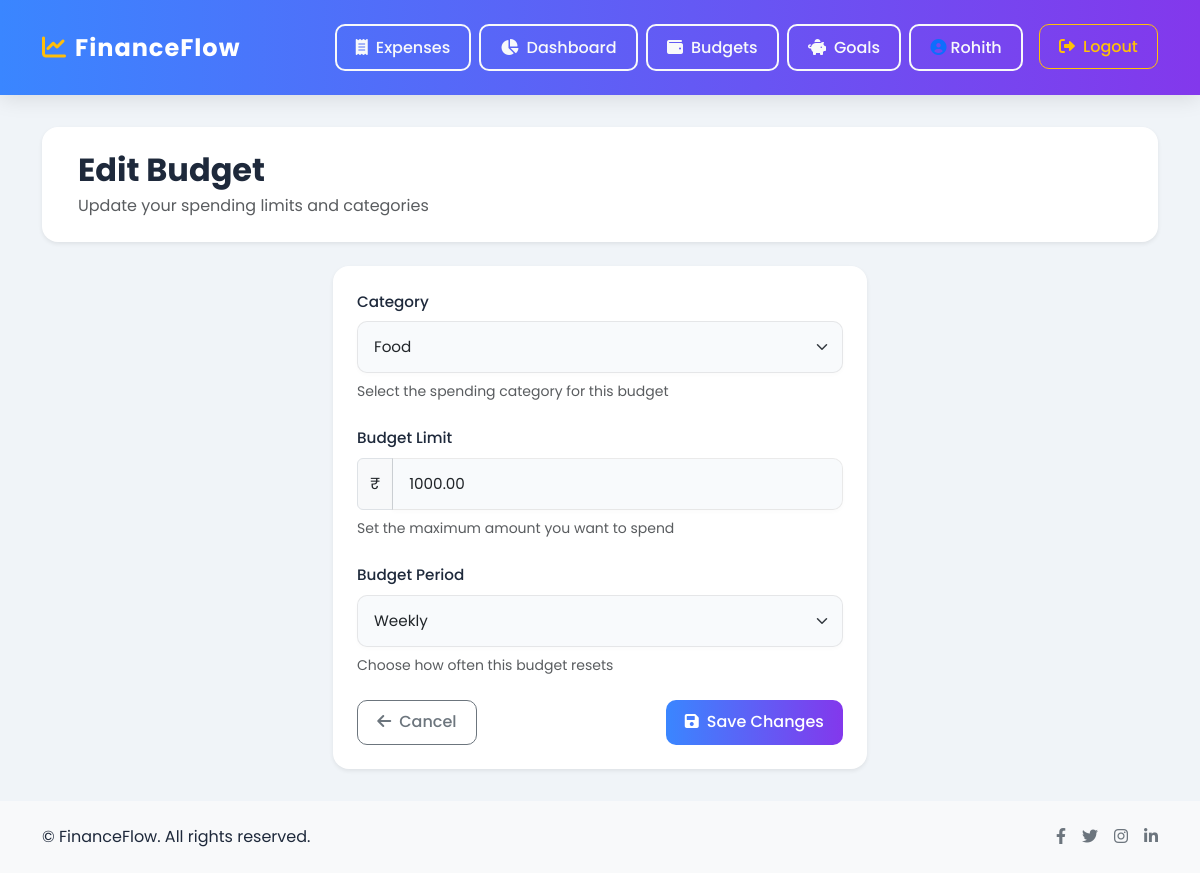
/budgets/edit/4/ (signed in), run on the app's committed database.
### users/models.py (models this page shows)
class CustomUser(AbstractUser):
    preferred_currency = models.CharField(max_length=10, default='INR')

### budgets/models.py (models this page shows)
class Budget(models.Model):
    user = models.ForeignKey(CustomUser, on_delete=models.CASCADE)
    category = models.CharField(max_length=50)
    limit = models.DecimalField(max_digits=10, decimal_places=2)
    period = models.CharField(max_length=10, choices=[('Monthly', 'Monthly'), ('Weekly', 'Weekly')])
    created_at = models.DateTimeField(auto_now_add=True)

### budgets/views.py (the view)
# urls.py: path('edit/<int:budget_id>/', views.edit_budget, name='edit_budget'),
@login_required
def edit_budget(request, budget_id):
    budget = get_object_or_404(Budget, id=budget_id, user=request.user)
    if request.method == 'POST':
        form = BudgetForm(request.POST, instance=budget)
        if form.is_valid():
            form.save()
            return redirect('view_budgets')
    else:
        form = BudgetForm(instance=budget)
    return render(request, 'budgets/edit.html', {'form': form, 'budget': budget})

### budgets/forms.py
class BudgetForm(forms.ModelForm):
    class Meta:
        model = Budget
        fields = ['category', 'limit', 'period']

### expenses/templatetags/expense_filters.py (called while the page is built)
@register.filter(name='add_class')
def add_class(field, css_class):
    return field.as_widget(attrs={"class": css_class})

### templates/budgets/edit.html (shortened to what this page needs)
{% extends 'base.html' %}
{% load expense_filters %}
{% block content %}
<div class="animate__animated animate__fadeIn">
    <div class="bg-white rounded-4 shadow-sm p-4 mb-4">
        <div class="container">
            <div class="d-flex flex-column flex-md-row justify-content-between align-items-md-center">
                <div class="mb-3 mb-md-0">
                    <h1 class="h2 fw-bold mb-1">Edit Budget</h1>
                    <p class="text-muted mb-0">Update your spending limits and categories</p>
                </div>
            </div>
        </div>
    </div>
    <div class="container">
        <div class="row justify-content-center">
            <div class="col-md-8 col-lg-6 animate__animated animate__fadeInUp">
                <div class="card border-0 shadow-sm">
                    <div class="card-body p-4">
                        <form method="post">
                            <div class="mb-4">
                                <label for="{{ form.category.id_for_label }}" class="form-label fw-medium">Category</label>
                                {{ form.category|add_class:"form-select" }}
                                <div class="form-text text-muted">Select the spending category for this budget</div>
                            </div>
                            <div class="mb-4">
                                <label for="{{ form.limit.id_for_label }}" class="form-label fw-medium">Budget Limit</label>
                                <div class="input-group">
                                    <span class="input-group-text">₹</span>
                                    {{ form.limit|add_class:"form-control" }}
                                </div>
                                <div class="form-text text-muted">Set the maximum amount you want to spend</div>
                            </div>
                            <div class="mb-4">
                                <label for="{{ form.period.id_for_label }}" class="form-label fw-medium">Budget Period</label>
                                {{ form.period|add_class:"form-select" }}
                                <div class="form-text text-muted">Choose how often this budget resets</div>
                            </div>
                            <div class="d-flex justify-content-between">
                                <a href="{% url 'view_budgets' %}" class="btn btn-outline-secondary">
                                    <i class="fas fa-arrow-left me-2"></i>Cancel
                                </a>
                                <button type="submit" class="btn btn-primary">
                                    <i class="fas fa-save me-2"></i>Save Changes
                                </button>
                            </div>
                        </form>
                    </div>
                </div>
            </div>
        </div>
    </div>
</div>
{% endblock %}

### templates/base.html (shortened to what this page needs)
<!DOCTYPE html>
<html lang="en">
<head>
    <link rel="stylesheet" href="https://cdn.jsdelivr.net/npm/bootstrap@5.3.2/dist/css/bootstrap.min.css">
    <link rel="stylesheet" href="https://cdnjs.cloudflare.com/ajax/libs/animate.css/4.1.1/animate.min.css">
    <link href="https://cdnjs.cloudflare.com/ajax/libs/font-awesome/6.0.0/css/all.min.css" rel="stylesheet">
</head>
<body>
    <nav class="navbar navbar-expand-lg navbar-dark animate__animated animate__fadeIn">
        <div class="container py-2 animate__animated animate__fadeIn">
            <a class="navbar-brand" href="{% url 'home' %}"><i class="fas fa-chart-line"></i>FinanceFlow</a>
            <div class="collapse navbar-collapse mt-2 mt-lg-0" id="navbarNav">
                <div class="ms-auto d-flex flex-column flex-lg-row align-items-start">
                    {% if user.is_authenticated %}
                        <a class="btn btn-outline-light me-2" href="{% url 'list_expenses' %}">
                            <i class="fas fa-receipt me-2"></i>Expenses
                        </a>
                        <a class="btn btn-outline-light me-2" href="{% url 'dashboard' %}">
                            <i class="fas fa-chart-pie me-2"></i>Dashboard
                        </a>
                        <a class="btn btn-outline-light me-2" href="{% url 'view_budgets' %}">
                            <i class="fas fa-wallet me-2"></i>Budgets
                        </a>
                        <a class="btn btn-outline-light me-2" href="{% url 'view_goals' %}">
                            <i class="fas fa-piggy-bank me-2"></i>Goals
                        </a>
                        <a class="btn btn-outline-light me-2">
                            <i class="fas fa-user-circle me-1 text-primary"></i>{{ user.username }}
                        </a>
                        <form method="post" action="{% url 'logout' %}" class="d-inline-block ms-2">
                            <button type="submit" class="btn btn-outline-warning">
                                <i class="fas fa-sign-out-alt me-2"></i>Logout
                            </button>
                        </form>
                    {% endif %}
                </div>
            </div>
        </div>
    </nav>
    <div class="content-wrapper">
        <div class="container">
            {% block content %}{% endblock %}
        </div>
    </div>
    <footer class="footer mt-auto py-4 bg-light animate__animated animate__fadeIn">
        <div class="container">
            <div class="row align-items-center">
                <div class="col-md-6 text-center text-md-start">
                    <p class="mb-0">&copy; {{ now|date:"Y" }} FinanceFlow. All rights reserved.</p>
                </div>
                <div class="col-md-6 text-center text-md-end mt-3 mt-md-0">
                    <div class="d-flex justify-content-center justify-content-md-end">
                        <a href="#" class="text-decoration-none me-3 text-secondary"><i class="fab fa-facebook-f"></i></a>
                        <a href="#" class="text-decoration-none me-3 text-secondary"><i class="fab fa-twitter"></i></a>
                        <a href="#" class="text-decoration-none me-3 text-secondary"><i class="fab fa-instagram"></i></a>
                        <a href="#" class="text-decoration-none text-secondary"><i class="fab fa-linkedin-in"></i></a>
                    </div>
                </div>
            </div>
        </div>
    </footer>
</body>
</html>

### templates/base.html (style rules this page uses)
:root { --primary-color: #3a86ff; --secondary-color: #8338ec; --accent-color: #ff006e; --success-color: #38b000; --warning-color: #ffbe0b; --danger-color: #ff5252; --dark-color: #1e293b; --light-color: #f8fafc; --card-shadow: 0 10px 25px rgba(0,0,0,0.08); }
html, body { height: 100%; }
body { font-family: 'Poppins', sans-serif; background: #f0f4f8; display: flex; flex-direction: column; min-height: 100vh; color: var(--dark-color); }
.content-wrapper { flex: 1 0 auto; padding: 2rem 0; }
.form-control, .form-select { border-radius: 10px; border: 1px solid rgba(0,0,0,0.08); padding: 0.85rem 1rem; font-size: 0.95rem; box-shadow: 0 2px 4px rgba(0,0,0,0.02); transition: all 0.3s ease; background-color: #f8fafc; }
.form-label { font-weight: 500; margin-bottom: 0.5rem; color: var(--dark-color); font-size: 0.95rem; }
.form-text { color: #64748b; font-size: 0.875rem; margin-top: 0.5rem; }
.navbar { background: linear-gradient(90deg, var(--primary-color), var(--secondary-color)) !important; box-shadow: 0 4px 20px rgba(0,0,0,0.1); transition: all 0.3s ease; padding: 1rem 0; }
.navbar-brand { font-weight: 700; letter-spacing: 1px; font-size: 1.5rem; color: white !important; }
.navbar-brand i { margin-right: 0.5rem; color: var(--warning-color); }
.btn { transition: all 0.3s ease; border-radius: 10px; padding: 0.6rem 1.2rem; font-weight: 500; }
.btn-primary { background: linear-gradient(to right, var(--primary-color), var(--secondary-color)); border: none; }
.btn-outline-light { border-width: 2px; }
.card { border: none; border-radius: 16px; box-shadow: var(--card-shadow); transition: all 0.3s ease; animation: fadeIn 0.5s ease-out; background: white; overflow: hidden; }
.card-body { padding: 1.5rem; }
.container { animation: slideIn 0.5s ease-out; }

### data on the page
CustomUser: username "Rohith"
Budget: category "Food", limit "1000.00", period "Weekly"
